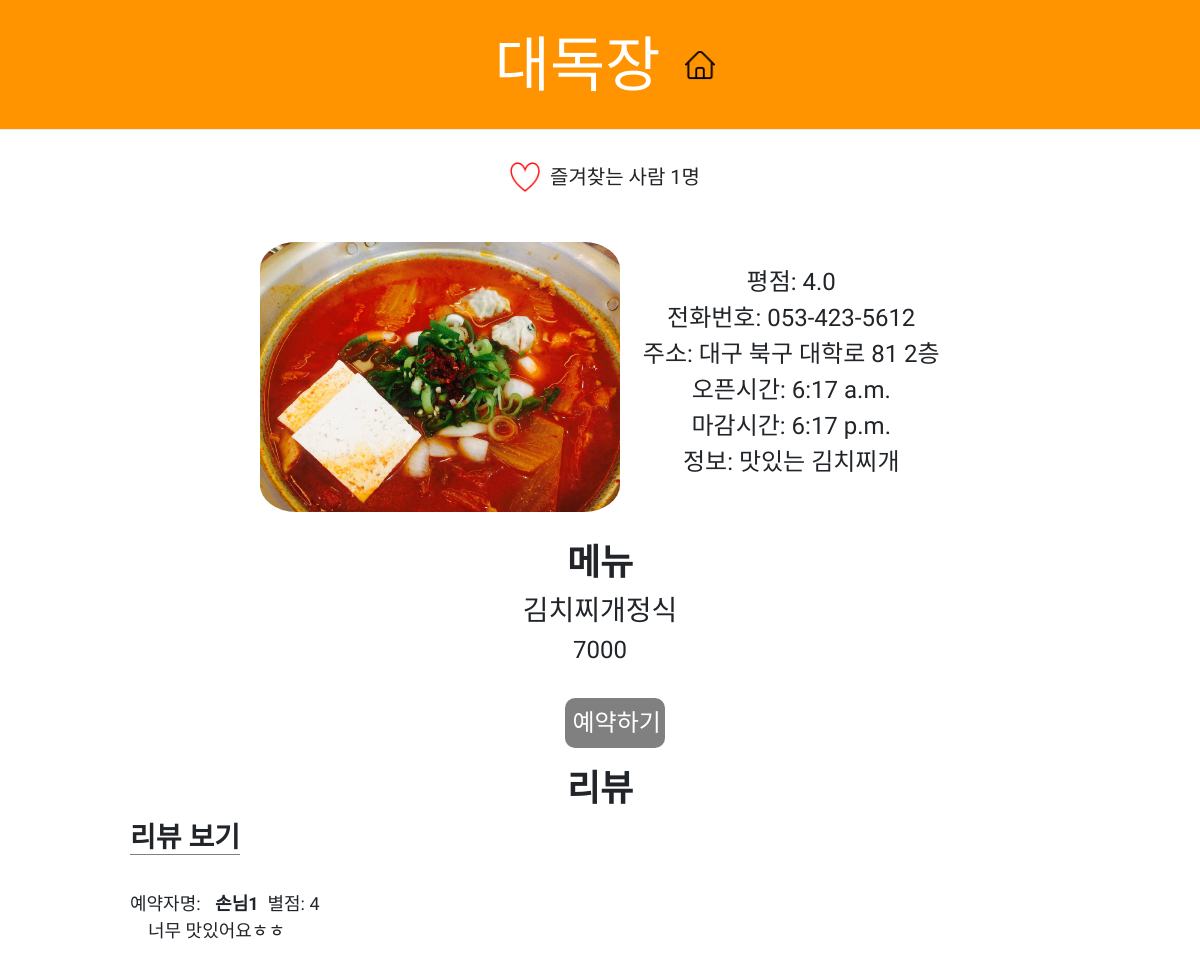
Page /restaurant/1 on the earlier database version.
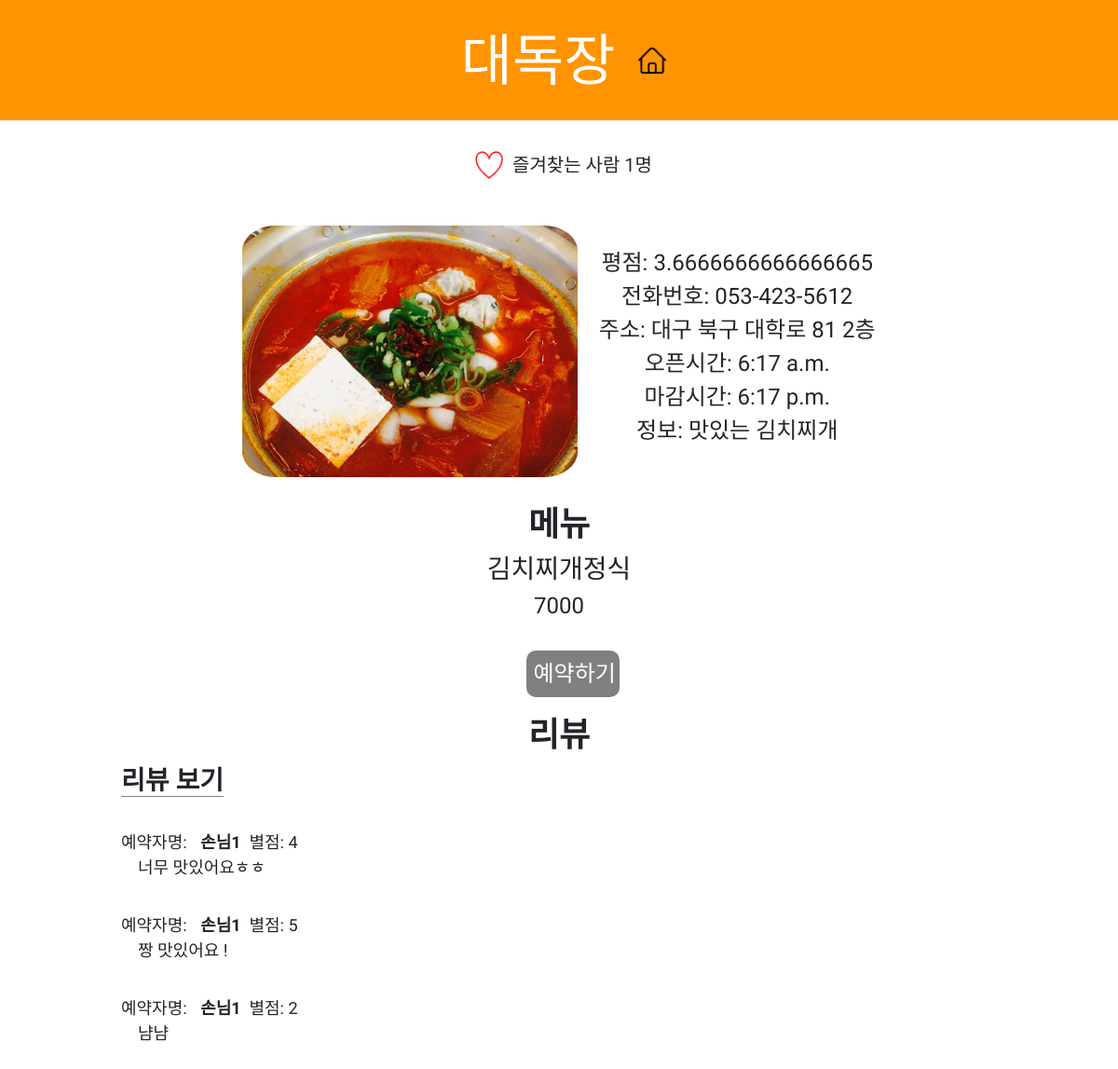
Same page on the later database version.
### app1/models.py (models this page shows, shortened)
class Shop(models.Model):
    name=models.CharField(max_length=225)
    address=models.CharField(max_length=225)
    phone_number=models.CharField(max_length=225)
    open_time=models.TimeField()
    close_time=models.TimeField()
    category=models.CharField(max_length=225)
    description=models.TextField()
    photo=models.ImageField(upload_to='images/')
    owner=models.ForeignKey(User, on_delete=models.CASCADE, null=True)
    likes =models.ManyToManyField(
        User, # User 모델과 Shop 모델을 M : N 관계로 두겠다.
        through='Like', # Like라는 중개 모델을 통해 M : N 관계를 맺는다.
        through_fields=('shop', 'user'), # Like에 shop 속성, user 속성을 추가하겠다.
        related_name='likes' # 1 : N  관계에서 market과 연결된 comment를 가져올 때 comment_set으로 가져왔는데,
        )
    def like_count(self):
        return self.likes.count()

class Menu(models.Model):
    name=models.CharField(max_length=225)
    price=models.IntegerField()
    shop=models.ForeignKey(Shop, on_delete=models.CASCADE, null=True)
    photo=models.ImageField(upload_to='images/menu', default="")

class Review(models.Model):
    time=models.CharField(max_length=225)
    rating=models.IntegerField()
    comment=models.TextField()
    shop=models.ForeignKey(Shop, on_delete=models.CASCADE, null=True)
    user=models.ForeignKey(User, on_delete=models.CASCADE, null=True)

### account/models.py (models this page shows)
class Profile(models.Model):
    user = models.OneToOneField(User, on_delete=models.CASCADE)
    name = models.TextField(max_length=225, blank=True)
    phonenumber = models.CharField(max_length=200, blank=True)
    user_type = models.CharField(max_length=200, blank=True, default="none")
    shop_id = models.IntegerField(default=-1)

### app1/views.py (the view)
# urls.py: path('restaurant/<int:shop_id>',app1.views.restaurant, name="restaurant"),
def restaurant(request, shop_id):
    shop=get_object_or_404(Shop,pk=shop_id)
    menu=Menu.objects.filter(shop=shop)
    user=request.user
    liked=Like.objects.select_related()
    reviews=Review.objects.filter(shop=shop)
    avg = avg_rating(shop_id)
    if user is None:
        reservations = Reservation.objects.filter(customer=user)
    else:
        reservations=Reservation.objects.all()
    if shop.likes.filter(id=user.id):
        message="즐겨찾기 취소"
    else:
        message="즐겨찾기 등록"
    return render(request, 'restaurant.html',{'shop':shop,'menu':menu, 'message':message, 'reviews':reviews, 'reservations': reservations, 'avg':avg })

### app1/views.py (called while the page is built)
def avg_rating(shop_id):
    shop=get_object_or_404(Shop,pk=shop_id)
    rating=Review.objects.filter(shop=shop)
    print(len(rating))
    sum = 0
    for review in rating:
        sum += review.rating
    avg = sum / len(rating)
    print(avg)
    return avg

### app1/templates/restaurant.html (shortened to what this page needs)
<!DOCTYPE html>
<html lang="en">
<head>
  {% load static %}
  <link rel="stylesheet" href="//maxcdn.bootstrapcdn.com/bootstrap/3.2.0/css/bootstrap.min.css">
  <link rel="stylesheet" href="//maxcdn.bootstrapcdn.com/bootstrap/3.2.0/css/bootstrap-theme.min.css">
  <link rel="stylesheet" href="https://stackpath.bootstrapcdn.com/bootstrap/4.3.1/css/bootstrap.min.css"
>
  <link rel="stylesheet" href="{% static 'css/restaurant.css'%}">
</head>
<body>
  <div class="page-header">
    <h1>{{shop.name}}&nbsp<a href="{% url 'home' %}"><img class="icon" src="{% static 'img/home.png' %}"></a></h1>
  </div>
  <div class="header">
    <p class="card-title">
    <div class="favorite">
      <div style="display:flex; font-size: 2rem;" class="good">
        <div class="goodicon" style="flex: 1 1 1;">
          {% if message == "즐겨찾기 취소" %}
          <a href="{% url 'favorite' shop.id %}"><img class="icon" src="{% static 'img/heart-on.png' %}">
            <p style="font-size: 50;"></p>
          </a>
          <div class="goodnum">
            즐겨찾는 사람 {{shop.like_count}}명
          </div>
          {% else %}
          <a href="{% url 'favorite' shop.id %}"><img class="icon" src="{% static 'img/heart-off.png' %}">
          </a>
          <div class="goodnum">
            즐겨찾는 사람 {{shop.like_count}}명
          </div>
          {% endif %}
        </div>
      </div>
    </div>
  </div>
  <br><br>
  <div class='restaurant_info'>
    {% if shop.photo %}
    <img src="{{shop.photo.url}}" alt="">
    {% endif %}
    <div class="restaurant_text">
      평점: {{avg}}<br>
      전화번호: {{shop.phone_number}}<br>
      주소: {{shop.address}}<br>
      오픈시간: {{shop.open_time}}<br>
      마감시간: {{shop.close_time}}<br>
      정보: {{shop.description}}<br></p>
    </div>
  </div>
  <br><br>
  <h2>메뉴</h2>
  {% for m in menu %}
  <div class='menu'>
    <div class="menu_name">{{m.name}}</div>
    <div class="menu_price">{{m.price}}</div>
  </div>
  {% endfor %}
  <br><br>
  <div class='reservation'>
    <a href="{% url 'reservation' shop.id%}"><input class="btn" type="button" name="reservation" value="예약하기"></a>
  </div>
  <div id="REVIEW">
    <h2>리뷰</h2>
    <div class='review_container'>
      <span class='review_section_title'>
        <h3>리뷰 보기</h3>
      </span><br>
      {% for review in reviews %}
      <div class='review_component'>
        예약자명: <span class='review_name'>{{review.user.profile.name}}&nbsp</span>
        <span class='review_rating'>별점: {{review.rating}}</span><br>
        <spaan class='review_comment'>{{review.comment}}</spaan>
      </div>
      <br><br>
      {% endfor %}
    </div>
  </div>
  <br><br>
</body>
</html>

### app1/templates/css/restaurant.css (style rules this page uses)
.page-header { height: 130px; background-color: #ff9400; padding: 20px 20px 20px 40px; margin: 0; }
.page-header h1 { font-family: 'Jua', sans-serif; color: #ffffff; font-size: 45pt; text-decoration: none; text-align: center; padding: 10px; }
body { font-family: 'Jua', sans-serif; text-align: center; }
.header { vertical-align: middle; }
.restaurant_info { text-align: center; vertical-align: middle; }
.restaurant_info img { width: 30%; border-radius: 10%; }
.restaurant_text { display: inline-block; font-size: 24px; vertical-align: middle; padding-left: 20px; }
.card-title { font-size: 50px; font-weight: bold; padding-top: 20px; display: inline-block; }
.reservation { display: block; padding-left: auto; padding-right: auto; }
h2 { font-size: 36px; font-weight: bold; }
h3 { font-size: 28px; font-weight: bold; }
.good a, .goodnum, .goodicon { margin: 0 auto; justify-content: center; float: left; }
#REVIEW { font-family: 'Jua', sans-serif; }
.review_container { margin-left: 10%; width: 80%; text-align: left; font-family: 'Jua', sans-serif; }
.review_section_title h3 { margin: 10px; text-align: left; font-size: 28px; font-weight: bold; border-bottom: solid 1px gray; width: max-content; }
.review_component { display: inline-block; text-align: left; font-size: 18px; margin-left: 10px; margin-bottom: 10px; margin-top: 10px; }
.review_name { text-align: left; margin-left: 10px; font-weight: bold; width: 20%; }
.review_rating { width: 20%; text-align: auto; }
.review_comment { margin: 18px; }
.menu_name { font-size: 28px; }
.menu_price { font-size: 24px; }
.btn { display: inline-block; width: 100px; height: 50px; border-radius: 10px; background-color: gray; color: white; font-size: 24px; border: none; margin-left: 30px; margin-bottom: 20px; }
.good { display: inline-block; }
.icon { width: 30px; height: 30px; margin: 0 10px 10px; }

Differences in the rows shown:
added Review: user.profile.name "손님1", rating "5", comment "짱 맛있어요 !"
added Review: user.profile.name "손님1", rating "2", comment "냠냠"
Other differences:
{{ avg }}: "4.0" → "3.6666666666666665"
